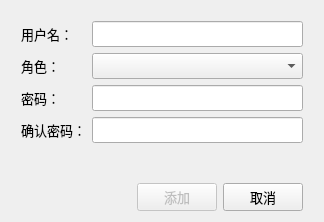
<?xml version="1.0" encoding="UTF-8"?>
<ui version="4.0">
 <class>AddUserDialog</class>
 <widget class="QDialog" name="AddUserDialog">
  <property name="geometry">
   <rect>
    <x>0</x>
    <y>0</y>
    <width>324</width>
    <height>204</height>
   </rect>
  </property>
  <property name="windowTitle">
   <string>添加用户</string>
  </property>
  <layout class="QGridLayout" name="gridLayout_4">
   <item row="0" column="0">
    <layout class="QGridLayout" name="gridLayout">
     <property name="leftMargin">
      <number>10</number>
     </property>
     <property name="topMargin">
      <number>10</number>
     </property>
     <property name="rightMargin">
      <number>10</number>
     </property>
     <property name="bottomMargin">
      <number>10</number>
     </property>
     <item row="2" column="0">
      <widget class="QLabel" name="label_2">
       <property name="font">
        <font>
         <family>微软雅黑</family>
         <pointsize>10</pointsize>
        </font>
       </property>
       <property name="text">
        <string>密码：</string>
       </property>
      </widget>
     </item>
     <item row="2" column="1">
      <widget class="QLineEdit" name="lineEdit_password">
       <property name="font">
        <font>
         <family>微软雅黑</family>
         <pointsize>10</pointsize>
        </font>
       </property>
      </widget>
     </item>
     <item row="1" column="0">
      <widget class="QLabel" name="label_4">
       <property name="font">
        <font>
         <family>微软雅黑</family>
         <pointsize>10</pointsize>
        </font>
       </property>
       <property name="text">
        <string>角色：</string>
       </property>
      </widget>
     </item>
     <item row="3" column="0">
      <widget class="QLabel" name="label_3">
       <property name="font">
        <font>
         <family>微软雅黑</family>
         <pointsize>10</pointsize>
        </font>
       </property>
       <property name="text">
        <string>确认密码：</string>
       </property>
      </widget>
     </item>
     <item row="0" column="0">
      <widget class="QLabel" name="label">
       <property name="font">
        <font>
         <family>微软雅黑</family>
         <pointsize>10</pointsize>
        </font>
       </property>
       <property name="text">
        <string>用户名：</string>
       </property>
      </widget>
     </item>
     <item row="0" column="1">
      <widget class="QLineEdit" name="lineEdit_username">
       <property name="font">
        <font>
         <family>微软雅黑</family>
         <pointsize>10</pointsize>
        </font>
       </property>
      </widget>
     </item>
     <item row="3" column="1">
      <widget class="QLineEdit" name="lineEdit_confirm">
       <property name="font">
        <font>
         <family>微软雅黑</family>
         <pointsize>10</pointsize>
        </font>
       </property>
      </widget>
     </item>
     <item row="1" column="1">
      <widget class="QComboBox" name="comboBox_role">
       <property name="font">
        <font>
         <family>微软雅黑</family>
         <pointsize>10</pointsize>
        </font>
       </property>
      </widget>
     </item>
     <item row="4" column="0" colspan="2">
      <widget class="QLabel" name="label_status">
       <property name="font">
        <font>
         <family>微软雅黑</family>
         <pointsize>10</pointsize>
        </font>
       </property>
       <property name="styleSheet">
        <string notr="true">color: rgb(255, 0, 0);</string>
       </property>
       <property name="text">
        <string/>
       </property>
      </widget>
     </item>
    </layout>
   </item>
   <item row="1" column="0">
    <layout class="QHBoxLayout" name="horizontalLayout_5">
     <property name="leftMargin">
      <number>10</number>
     </property>
     <property name="rightMargin">
      <number>10</number>
     </property>
     <item>
      <spacer name="horizontalSpacer">
       <property name="orientation">
        <enum>Qt::Horizontal</enum>
       </property>
       <property name="sizeHint" stdset="0">
        <size>
         <width>40</width>
         <height>20</height>
        </size>
       </property>
      </spacer>
     </item>
     <item>
      <widget class="QPushButton" name="pushButton_add">
       <property name="enabled">
        <bool>false</bool>
       </property>
       <property name="font">
        <font>
         <family>微软雅黑</family>
         <pointsize>10</pointsize>
        </font>
       </property>
       <property name="text">
        <string>添加</string>
       </property>
      </widget>
     </item>
     <item>
      <widget class="QPushButton" name="pushButton_cancel">
       <property name="font">
        <font>
         <family>微软雅黑</family>
         <pointsize>10</pointsize>
        </font>
       </property>
       <property name="text">
        <string>取消</string>
       </property>
      </widget>
     </item>
    </layout>
   </item>
  </layout>
 </widget>
 <resources/>
 <connections/>
</ui>
